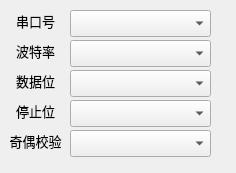
<?xml version="1.0" encoding="UTF-8"?>
<ui version="4.0">
 <class>SerialPortConfigPanel</class>
 <widget class="QWidget" name="SerialPortConfigPanel">
  <property name="geometry">
   <rect>
    <x>0</x>
    <y>0</y>
    <width>236</width>
    <height>173</height>
   </rect>
  </property>
  <property name="windowTitle">
   <string>Form</string>
  </property>
  <widget class="QComboBox" name="comboBox_Parity">
   <property name="geometry">
    <rect>
     <x>70</x>
     <y>130</y>
     <width>141</width>
     <height>27</height>
    </rect>
   </property>
  </widget>
  <widget class="QComboBox" name="comPortBox">
   <property name="geometry">
    <rect>
     <x>70</x>
     <y>10</y>
     <width>141</width>
     <height>27</height>
    </rect>
   </property>
  </widget>
  <widget class="QLabel" name="label_4">
   <property name="geometry">
    <rect>
     <x>0</x>
     <y>100</y>
     <width>71</width>
     <height>21</height>
    </rect>
   </property>
   <property name="font">
    <font>
     <pointsize>10</pointsize>
    </font>
   </property>
   <property name="text">
    <string>停止位</string>
   </property>
   <property name="alignment">
    <set>Qt::AlignmentFlag::AlignCenter</set>
   </property>
  </widget>
  <widget class="QComboBox" name="comboBox_DateBits">
   <property name="geometry">
    <rect>
     <x>70</x>
     <y>70</y>
     <width>141</width>
     <height>27</height>
    </rect>
   </property>
  </widget>
  <widget class="QComboBox" name="comboBox_BaudRate">
   <property name="geometry">
    <rect>
     <x>70</x>
     <y>40</y>
     <width>141</width>
     <height>27</height>
    </rect>
   </property>
  </widget>
  <widget class="QComboBox" name="comboBox_StopBits">
   <property name="geometry">
    <rect>
     <x>70</x>
     <y>100</y>
     <width>141</width>
     <height>27</height>
    </rect>
   </property>
  </widget>
  <widget class="QLabel" name="label_3">
   <property name="geometry">
    <rect>
     <x>0</x>
     <y>70</y>
     <width>71</width>
     <height>21</height>
    </rect>
   </property>
   <property name="font">
    <font>
     <pointsize>10</pointsize>
    </font>
   </property>
   <property name="text">
    <string>数据位</string>
   </property>
   <property name="alignment">
    <set>Qt::AlignmentFlag::AlignCenter</set>
   </property>
  </widget>
  <widget class="QLabel" name="label_2">
   <property name="geometry">
    <rect>
     <x>0</x>
     <y>40</y>
     <width>71</width>
     <height>21</height>
    </rect>
   </property>
   <property name="font">
    <font>
     <pointsize>10</pointsize>
    </font>
   </property>
   <property name="text">
    <string>波特率</string>
   </property>
   <property name="alignment">
    <set>Qt::AlignmentFlag::AlignCenter</set>
   </property>
  </widget>
  <widget class="QLabel" name="label_5">
   <property name="geometry">
    <rect>
     <x>0</x>
     <y>130</y>
     <width>71</width>
     <height>21</height>
    </rect>
   </property>
   <property name="font">
    <font>
     <pointsize>10</pointsize>
    </font>
   </property>
   <property name="text">
    <string>奇偶校验</string>
   </property>
   <property name="alignment">
    <set>Qt::AlignmentFlag::AlignCenter</set>
   </property>
  </widget>
  <widget class="QLabel" name="label">
   <property name="geometry">
    <rect>
     <x>0</x>
     <y>10</y>
     <width>71</width>
     <height>21</height>
    </rect>
   </property>
   <property name="font">
    <font>
     <pointsize>10</pointsize>
    </font>
   </property>
   <property name="text">
    <string>串口号</string>
   </property>
   <property name="alignment">
    <set>Qt::AlignmentFlag::AlignCenter</set>
   </property>
  </widget>
 </widget>
 <resources/>
 <connections/>
</ui>
